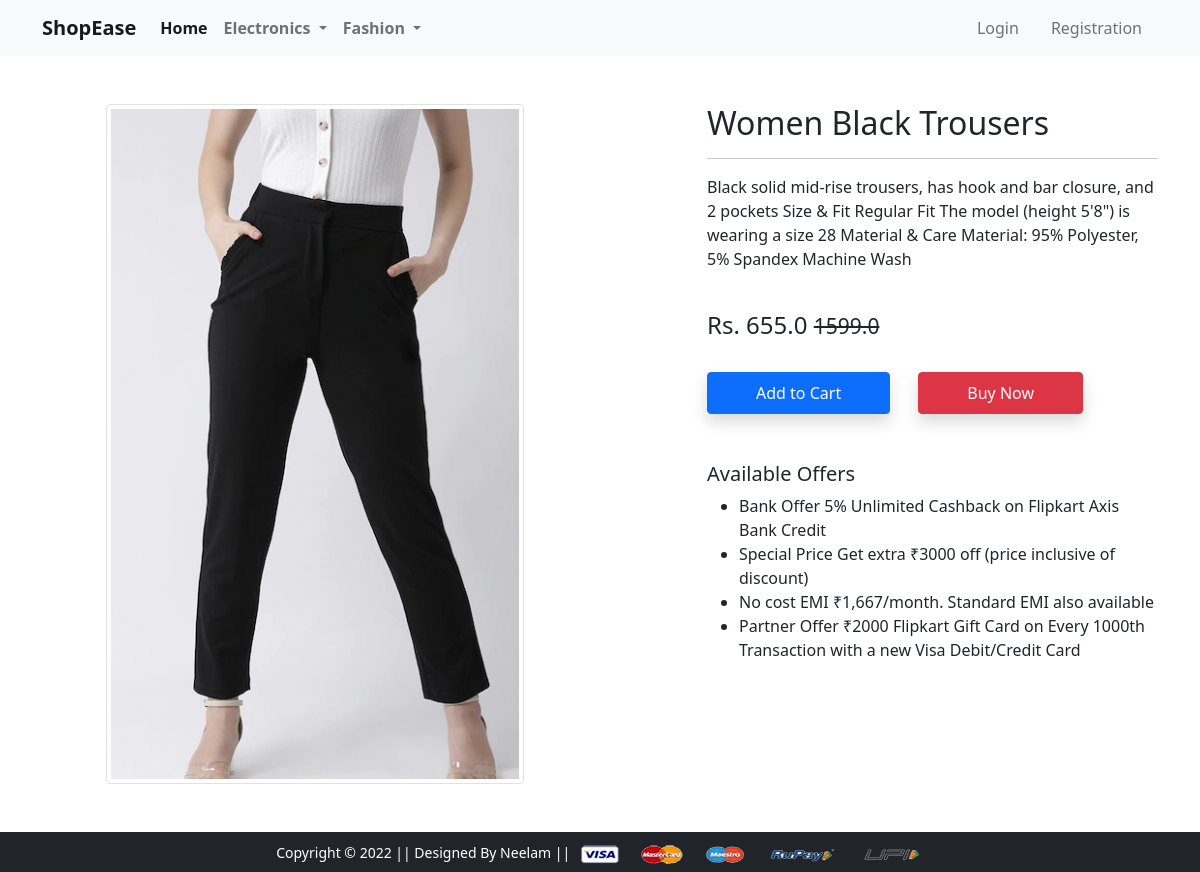
Screenshot of /product-detail/1/ with the database file from the repository.
### app/models.py (models this page shows, shortened)
class Product(models.Model):
    title=models.CharField(max_length=200)
    selling_price=models.FloatField()
    discounted_price=models.FloatField()
    description=models.TextField()
    brand=models.CharField(max_length=200)
    category=models.CharField(choices=CATEGORY_CHOICES,max_length=2)
    product_image=models.ImageField(upload_to="productimg")

### app/views.py (the view, shortened to what this page needs)
# urls.py: path('product-detail/<int:pk>/', views.ProductDetailView.as_view(), name='product-detail'),
class ProductDetailView(View):
	def get(self, request, pk):
		totalitem = 0
		product = Product.objects.get(pk=pk)
		item_already_in_cart=False
		return render(request, 'app/productdetail.html', {'product':product, 'item_already_in_cart':item_already_in_cart, 'totalitem':totalitem})

### app/templates/app/productdetail.html (shortened to what this page needs)
{% extends 'app/base.html' %}
{% load static %}
{% block main-content %}
<div class="container my-5">
 <div class="row">
  <div class="col-sm-6 text-center align-self-center">
   <img src="{{product.product_image.url}}" alt="" class="img-fluid img-thumbnail">
  </div>
  <div class="col-sm-5 offset-sm-1">
   <h2>{{product.title}}</h2>
   <hr>
   <p>{{product.description}}</p> <br>
   <h4>Rs. {{product.discounted_price}} <small class="fw-light text-decoration-line-through"> {{product.selling_price}}</small></h4> <br>
   {% if not request.user.is_authenticated %}
     <form action="/add-to-cart" class="d-inline">
      <button type="submit" class="btn btn-primary shadow px-5 py-2">Add to Cart</button>
     </form>
   {% endif %}
   <a href="{% url 'checkout' %}" class="btn btn-danger shadow px-5 py-2 ms-4">Buy Now</a>
   <h5 class="mt-5">Available Offers</h5>
   <ul>
    <li>Bank Offer 5% Unlimited Cashback on Flipkart Axis Bank Credit</li>
    <li>Special Price Get extra ₹3000 off (price inclusive of discount)</li>
    <li>No cost EMI ₹1,667/month. Standard EMI also available</li>
    <li>Partner Offer ₹2000 Flipkart Gift Card on Every 1000th Transaction with a new Visa Debit/Credit Card</li>
   </ul>
  </div>
 </div>
</div>
{% endblock main-content %}

### rows the page displays
Product: product_image (picture), title "Women Black Trousers", description "Black solid mid-rise trousers, has hook and bar closure, and 2 pockets Size & Fit Regular Fit The model (height 5'8\") is wearing a size 28 Material & Care Material: 95% Polyester, 5% Spandex Machine Wash", discounted_price "655.0", selling_price "1599.0"
